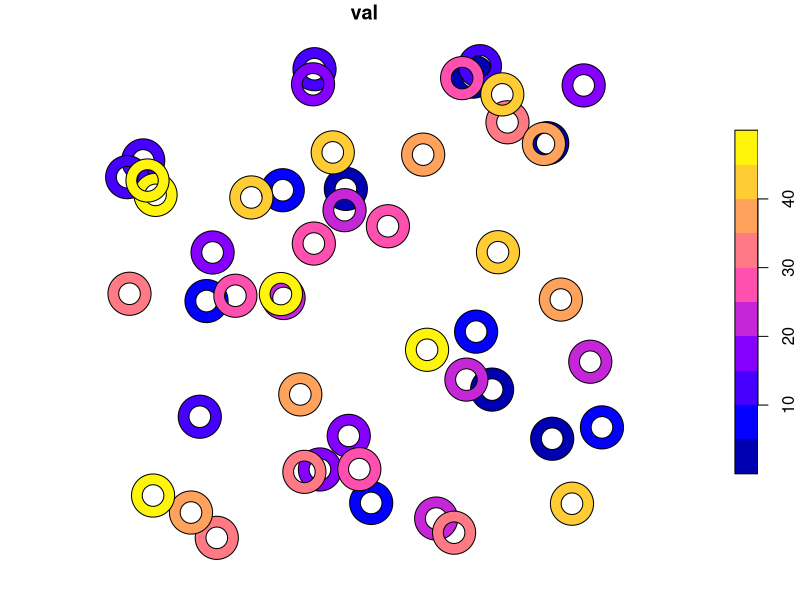
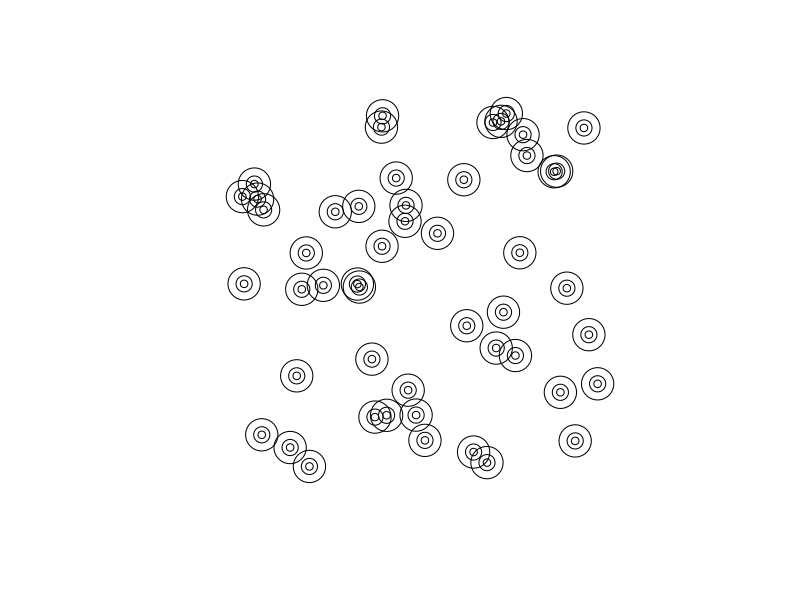
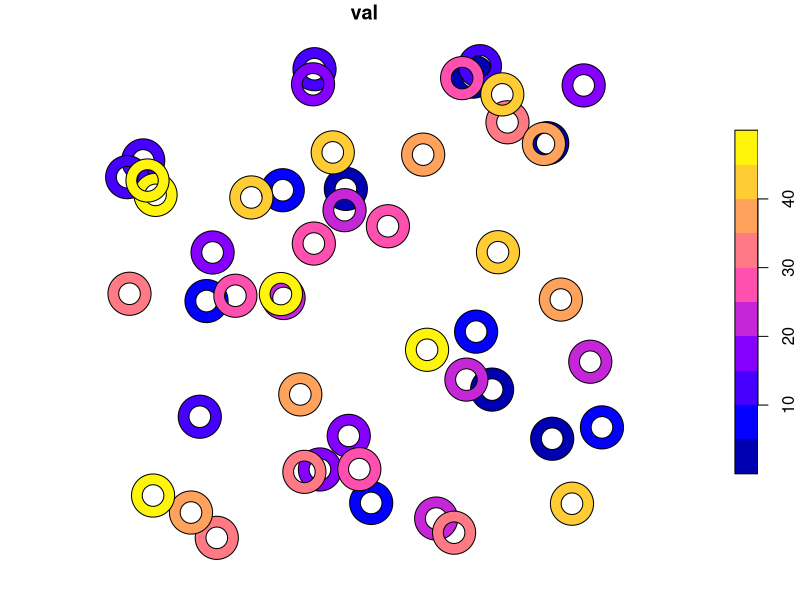
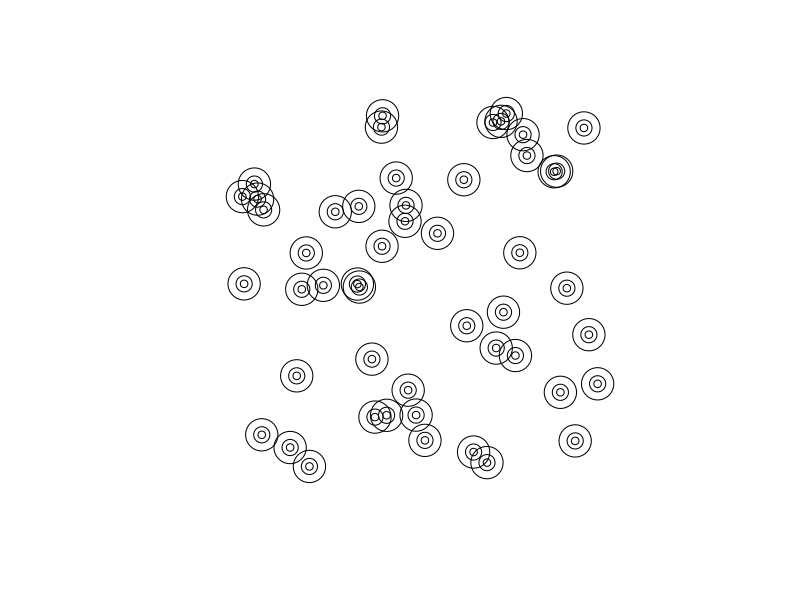

Write R code to recreate these figures, in order.
library(tidyverse)
library(sf)
set.seed(12345)
points = map2(runif(50, -10, 10), runif(50, -10, 10), ~ st_point(c(.x, .y))) %>%
  st_sfc(crs = 4326) %>%
  st_transform(3857)
sf_pts = st_sf(val = 1:50, geometry = points)

ring1 = st_buffer(points, 50000)
ring2 = st_buffer(points, 100000)
sep_rings = st_sfc(map2(ring2, ring1, ~ st_difference(.x, .y)), crs = 3857)
sf_opt1 <- sf_pts %>%
  st_set_geometry(sep_rings)
plot(sf_opt1)
plot(sf_opt1$geometry)
plot(sf_pts$geometry, add = T)

sf_opt2 <- sf_pts %>%
  mutate(
    ring1 = st_buffer(geometry, 50000),
    ring2 = st_buffer(geometry, 100000)
    ) %>%
  rowid_to_column() %>%
  group_by(rowid) %>%
  mutate(geometry = st_difference(ring2, ring1)) %>%
  ungroup() %>%
  select(val)
plot(sf_opt2)
plot(sf_opt2$geometry)
plot(sf_pts$geometry, add = T)

st_bbox(sf_opt1)
st_bbox(sf_opt2)
